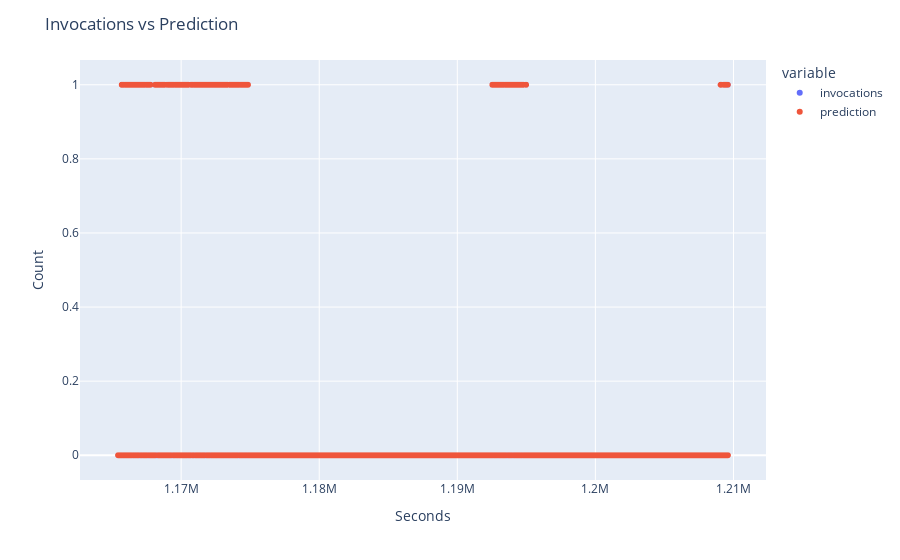

The notebook cell saved with this chart:
### Code cell
test_data = pd.concat([X_test, y_test], axis=1)

predictions = model.predict(test_data[train_features])
test_data["prediction"] = predictions

fig = px.scatter(test_data.tail(50000), x='second', y=['invocations', 'prediction'], labels={'second': 'Seconds'})
fig.update_traces(mode='markers')
fig.update_layout(title='Invocations vs Prediction',
                  xaxis_title='Seconds',
                  yaxis_title='Count',
                  hovermode='x unified')
fig.show()

### Figure 1 — Plotly figure (JSON) as saved in the notebook; plotly's stock layout.template omitted (floating-point values rounded to 4 significant figures; data arrays with more than 128 entries replaced by an {"elided": "..."} marker saying what was removed)
{"data": [{"hovertemplate": "variable=invocations<br>Seconds=%{x}<br>value=%{y}<extra></extra>", "legendgroup": "invocations", "marker": {"color": "#636efa", "symbol": "circle"}, "mode": "markers", "name": "invocations", "showlegend": true, "type": "scattergl", "x": {"elided": "50000 int values"}, "xaxis": "x", "y": {"elided": "50000 int values"}, "yaxis": "y"}, {"hovertemplate": "variable=prediction<br>Seconds=%{x}<br>value=%{y}<extra></extra>", "legendgroup": "prediction", "marker": {"color": "#EF553B", "symbol": "circle"}, "mode": "markers", "name": "prediction", "showlegend": true, "type": "scattergl", "x": {"elided": "50000 int values"}, "xaxis": "x", "y": {"elided": "50000 int values"}, "yaxis": "y"}], "layout": {"hovermode": "x unified", "legend": {"title": {"text": "variable"}, "tracegroupgap": 0}, "margin": {"t": 60}, "title": {"text": "Invocations vs Prediction"}, "xaxis": {"anchor": "y", "domain": [0, 1], "title": {"text": "Seconds"}}, "yaxis": {"anchor": "x", "domain": [0, 1], "title": {"text": "Count"}}}}
